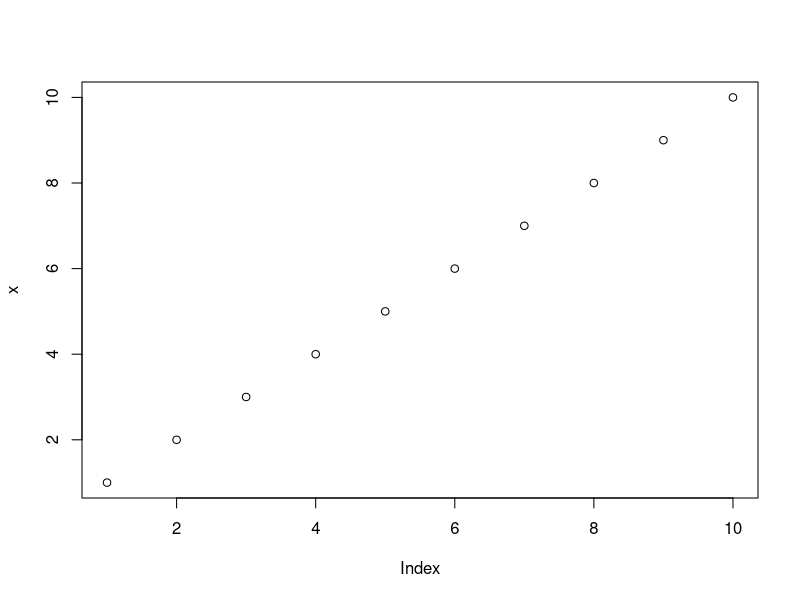
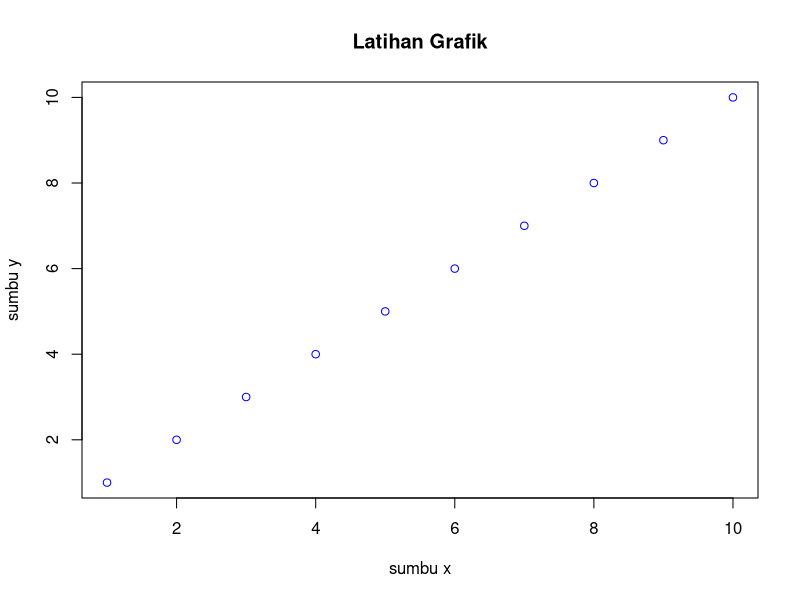
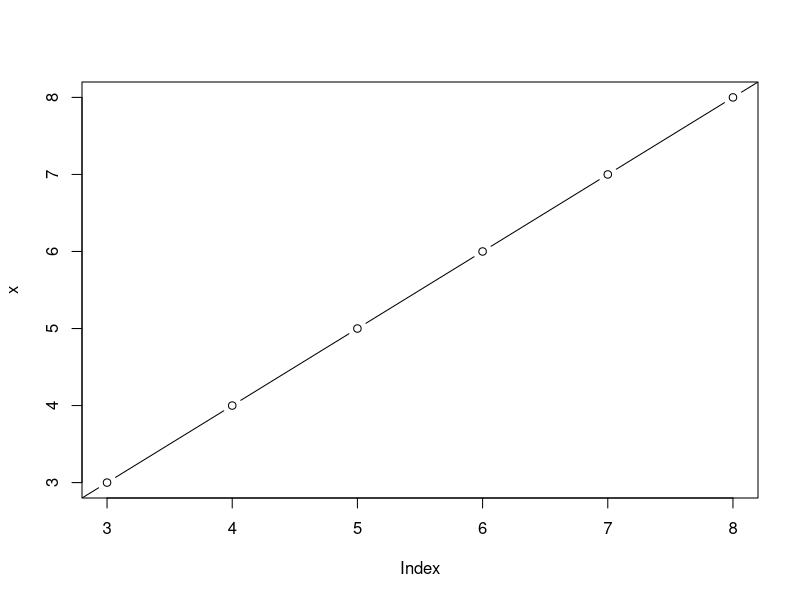
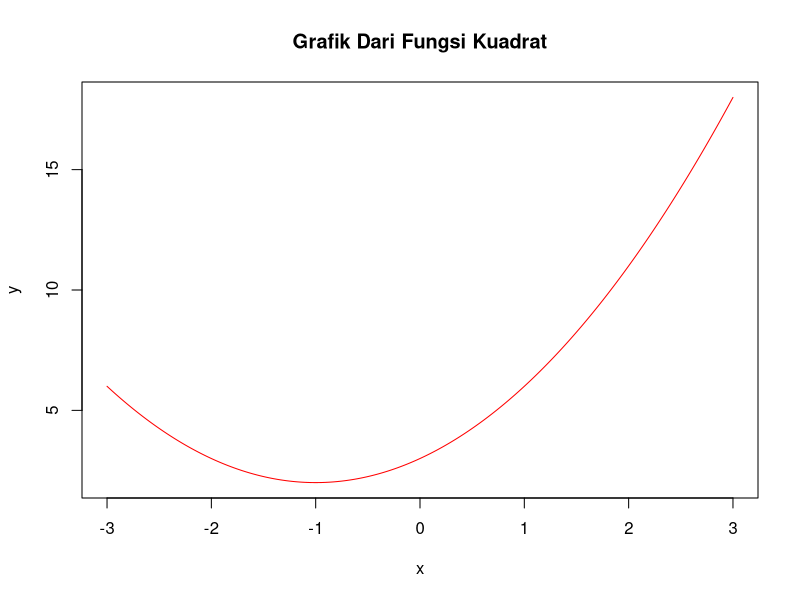
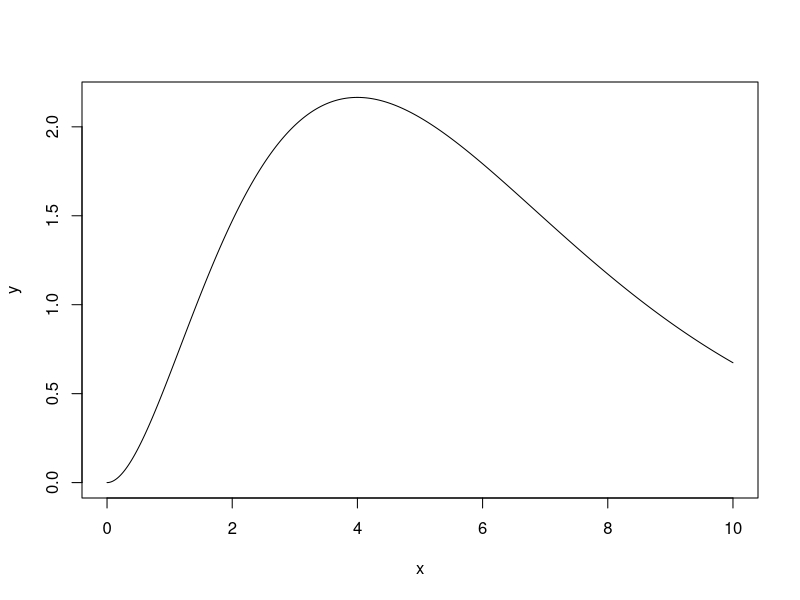
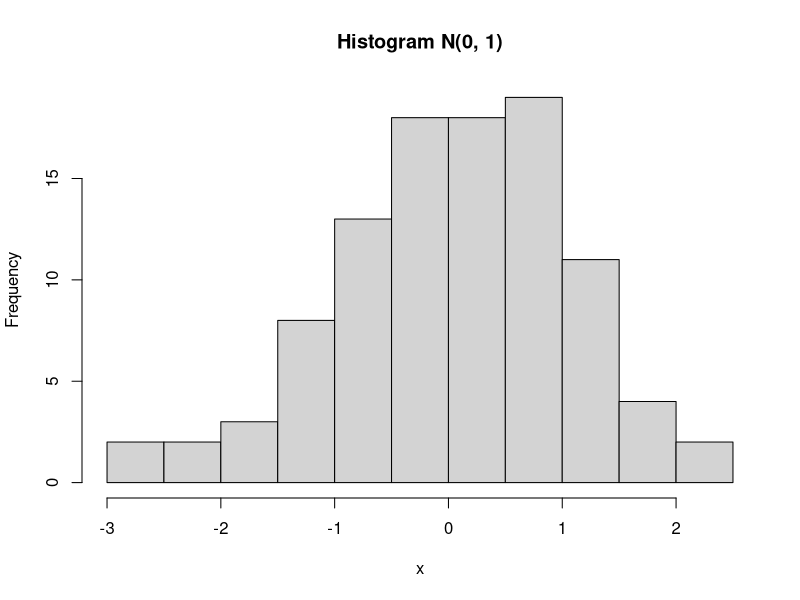
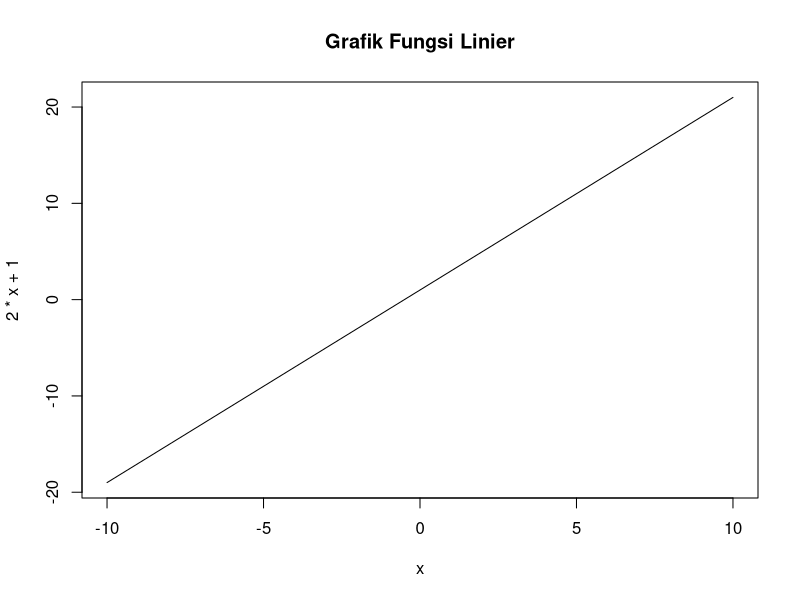
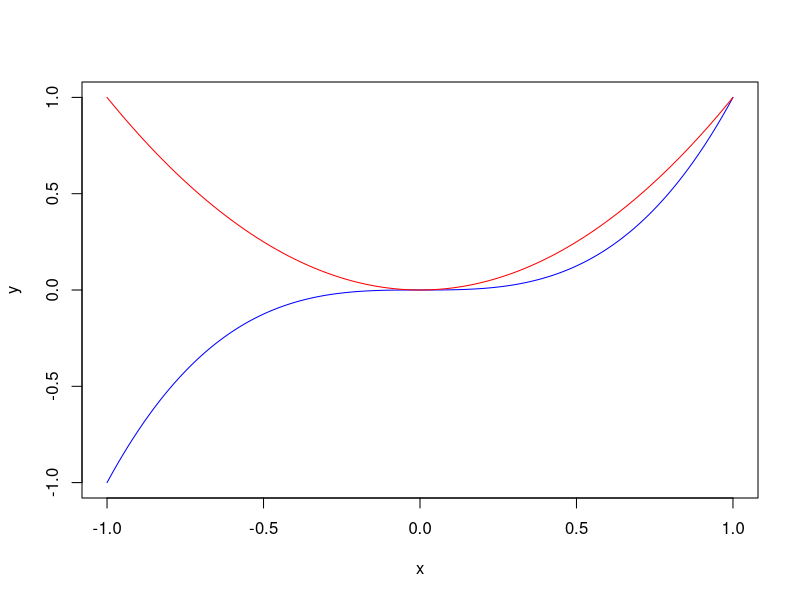

Recreate these plots in R, in order.
## ---- chunk 1
knitr::opts_chunk$set(echo = TRUE)
## ---- chunk 2
x <- c(1:10)
plot(x, type = "p")
## ---- chunk 3
plot(x, main="Latihan Grafik", xlab = "sumbu x", ylab="sumbu y", col="blue")
## ---- chunk 4
plot(x, xlim = c(3, 8), ylim = c(3, 8),  type="b")
## ---- chunk 5
x <- seq(-3, 3, 0.01)
y <- x^2 + 2*x + 3

plot(x, y, main = "Grafik Dari Fungsi Kuadrat", type="l", col="red")
## ---- chunk 6
x <- seq(0, 10, 0.01)
y <- x^2 * exp(-x/2)

plot(x, y, type="l")
## ---- chunk 7
set.seed(42)

x <- rnorm(100, mean=0, sd=1)
hist(x, main="Histogram N(0, 1)")
## ---- chunk 8
# Memplot fungsi y = 2x + 1
curve(2*x + 1, from = -10, to = 10, lwd = 1, main = "Grafik Fungsi Linier")

## ---- chunk 9
# Membuat plot untuk demonstrasi paramater add pada fungsi curve 
x <- seq(-1, 1, 0.01)
y <- x^3

plot(x, y, type="l", col="blue")

# Memplot fungsi y = x^2
curve(x^2, from = -1, to = 1, col = "red", add = T, main = "Grafik Fungsi Non-Linier")
## ---- chunk 10
data("VADeaths")
head(VADeaths)
## ---- chunk 11
rural_male <- VADeaths[, "Rural Male"]
barplot(rural_male, horiz=F)
## ---- chunk 12
barplot(rural_male, border="steelblue",
        col=c("grey", "yellow", "blue", "green", "orange"),
        names.arg = c("G1", "G2", "G3", "G4", "G5"),
        horiz=T)
## ---- chunk 13
barplot(VADeaths, col=c("lightblue", "mistyrose", "lightcyan", "lavender", "cornsilk"),
        legend=c("50-54", "55-59", "60-64", "65-69", "70-74"),
        beside=F)
## ---- chunk 14
barplot(VADeaths, col=c("lightblue", "mistyrose", "lightcyan", "lavender", "cornsilk"),
        legend=c("50-54", "55-59", "60-64", "65-69", "70-74"),
        beside=T)
## ---- chunk 15
data("trees")
head(trees)
## ---- chunk 16
density_height <- density(trees$Height)
plot(density_height)
## ---- chunk 17
data("iris")
head(iris)
## ---- chunk 18
boxplot(iris$Sepal.Length, col="steelblue")
## ---- chunk 19
boxplot(iris$Sepal.Length~iris$Species, xlab="spesies", ylab="length",
        border="steelblue", col=c("#97E7E1", "#6AD4DD", "#7AA2E3"))
## ---- chunk 20
str(iris$Species)
## ---- chunk 21
pie(table(iris$Species))
